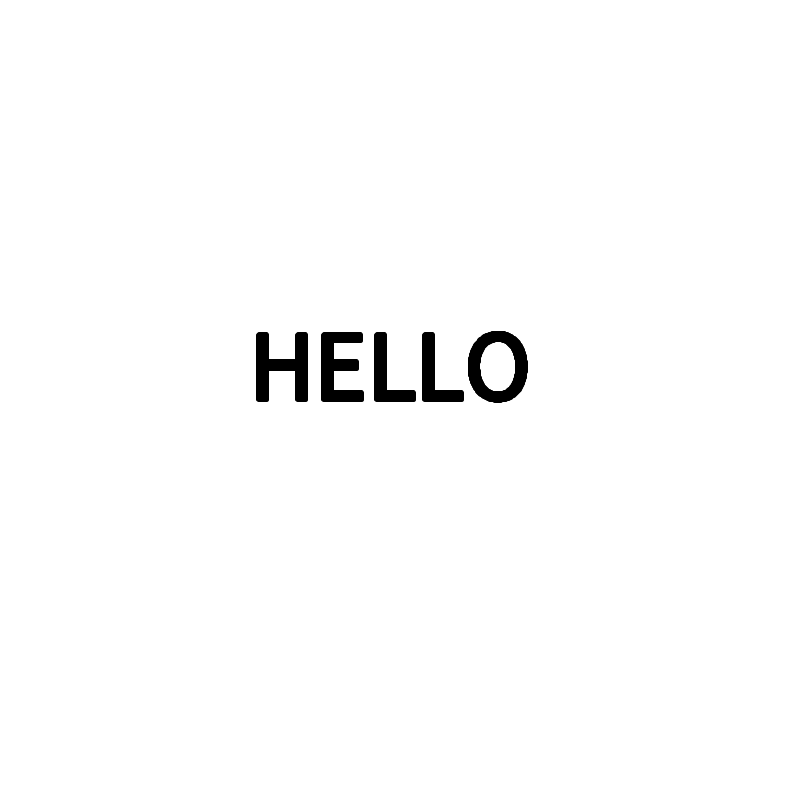
Frame 1 (no input)
Frame 60 (the mouse pressed at the canvas centre just before this capture): identical to frame 1, image omitted
Frame 120 (the mouse held since frame 60 and released just before this capture): identical to frame 1, image omitted

The Processing sketch that drew this single still picture (run headless with seeded random() and noise(); from frame 60 on, the mouse is pressed at the canvas centre):

// Processing sketch: text_particle_system
// ── text_particle_system.pde
//String letters = "";

color TEXTCOLOR = color(0);
PGraphics pg;
ArrayList <Particle> particles = new ArrayList <Particle>();
Particle dot;

void setup() {
  background(255);
  size(800, 800);
  rectMode(CENTER);
}

void draw() {
  background(255);

  //for (int i = 0; i < letters.length(); i++) {
  //  char c = letters.charAt(i);
  float xPos = width/2 - 150;
  float yPos = height/2 ;


  PVector location = new PVector(xPos, yPos);
  pg = createGraphics(width, height);
  pg.beginDraw();
  pg.textSize(100);
  pg.fill(TEXTCOLOR);
  pg.text("HELLO", location.x, location.y);


  //pg.text(c, location.x, location.y);
  //pg.endDraw();
  //xPos += textWidth(c);



  //SYSTEMATIC CIRCLES

  for (int i = 0; i < width; i++) {
    for (int j = 0; j < height; j++) {
      boolean insideText;
      if (pg.get(i, j) == TEXTCOLOR) {
        insideText = true;
      } else {
        insideText = false;
      }
      if (insideText == true) {
        Particle dot = new Particle(i, j);
        particles.add(dot);
        dot.display();
      }
      //dot.update();
    }
  }
}


//void keyPressed() {
//  if (key == BACKSPACE) {
//    if (letters.length() > 0) {
//      letters = letters.substring(0, letters.length()-1);
//    }
//  } else if (textWidth(letters + key) < width) {
//    letters += key;
//  }
//}


//Issues getting dot.update() to run ---is it because it is in an if statement?
//Issues getting the get function of a PGraphic to get the pixels of text when it is being typed live  
// ── Particle.pde
class Particle {
  PVector position;
  PVector velocity;
  PVector acceleration;
  float r;
  float maxspeed;    

  Particle(float x, float y) {

    position = new PVector(x, y);
    float angle = random(TWO_PI);
    acceleration = new PVector (0, 0);
    velocity = new PVector(cos(angle), sin(angle));
    

    r = 5;
    maxspeed = 3;
  }

  void display() {
    fill(0);
    pushMatrix();
    translate(position.x, position.y);
    ellipse(0, 0, r, r);
    popMatrix();
  }
  
  void update() {
    velocity.add(acceleration);
    velocity.limit(maxspeed);
    position.add(velocity);

    
  }
  
}
